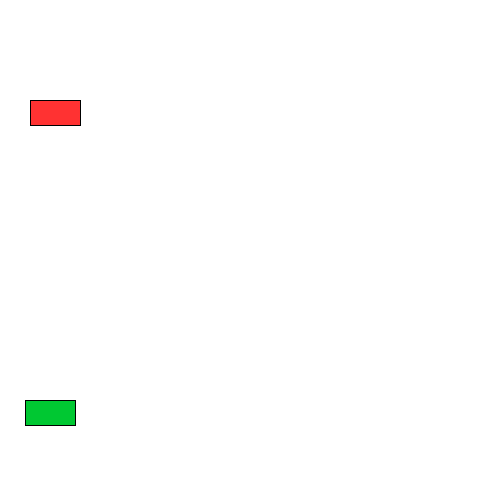
Frame 1 (no input)
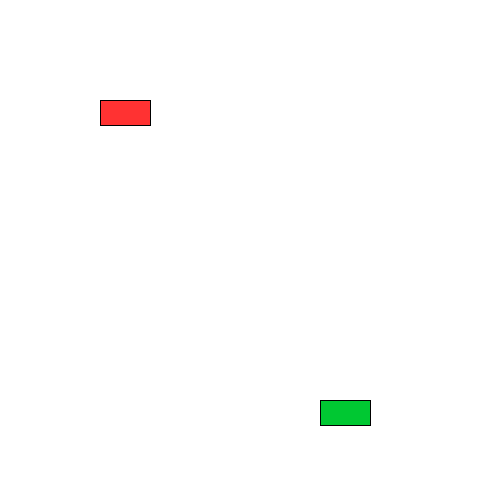
Frame 60 (the mouse pressed at the canvas centre just before this capture)
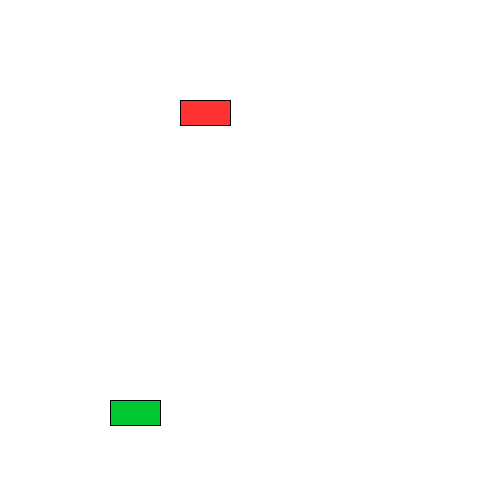
Frame 120 (the mouse held since frame 60 and released just before this capture)

The Processing sketch that drew these frames (run headless with seeded random() and noise(); from frame 60 on, the mouse is pressed at the canvas centre):

// Processing sketch: carObject
// ── carObject.pde
class Car {
  int xPosition;
  int yPosition;
  int speed;
  
  int size;
  color paintColor;
  
  Car(int x, int y, int s, color c){
    this.xPosition = x;
    this.yPosition = y;
    this.speed = s;
    this.paintColor = c; 
    this. size = 50; 
  }
  
  Car(int x, int y){
    this.xPosition = x;
    this.yPosition = y;
    this.speed = 10;
    this.paintColor = color(255, 50, 50); 
    this.size = 50; 
  }
  
  void update(){
    if(this.xPosition + this.size > width){
      this.xPosition = -this.size; 
    }
    else {
      this.xPosition = this.xPosition + this.speed;
    }
  }
  
  void render(){
    fill(this.paintColor);
    rect(this.xPosition, this.yPosition, this.size, this.size/2.0);
  }
  
  
}




Car myCar; 
Car car2;

void setup(){
  size(500, 500);
  myCar = new Car(20, 100);
  car2 = new Car(20, 400, 5, color(0,200,50));
}


void draw(){
  background(255);
  myCar.update();
  myCar.render();
  car2.update();
  car2.render();
}
